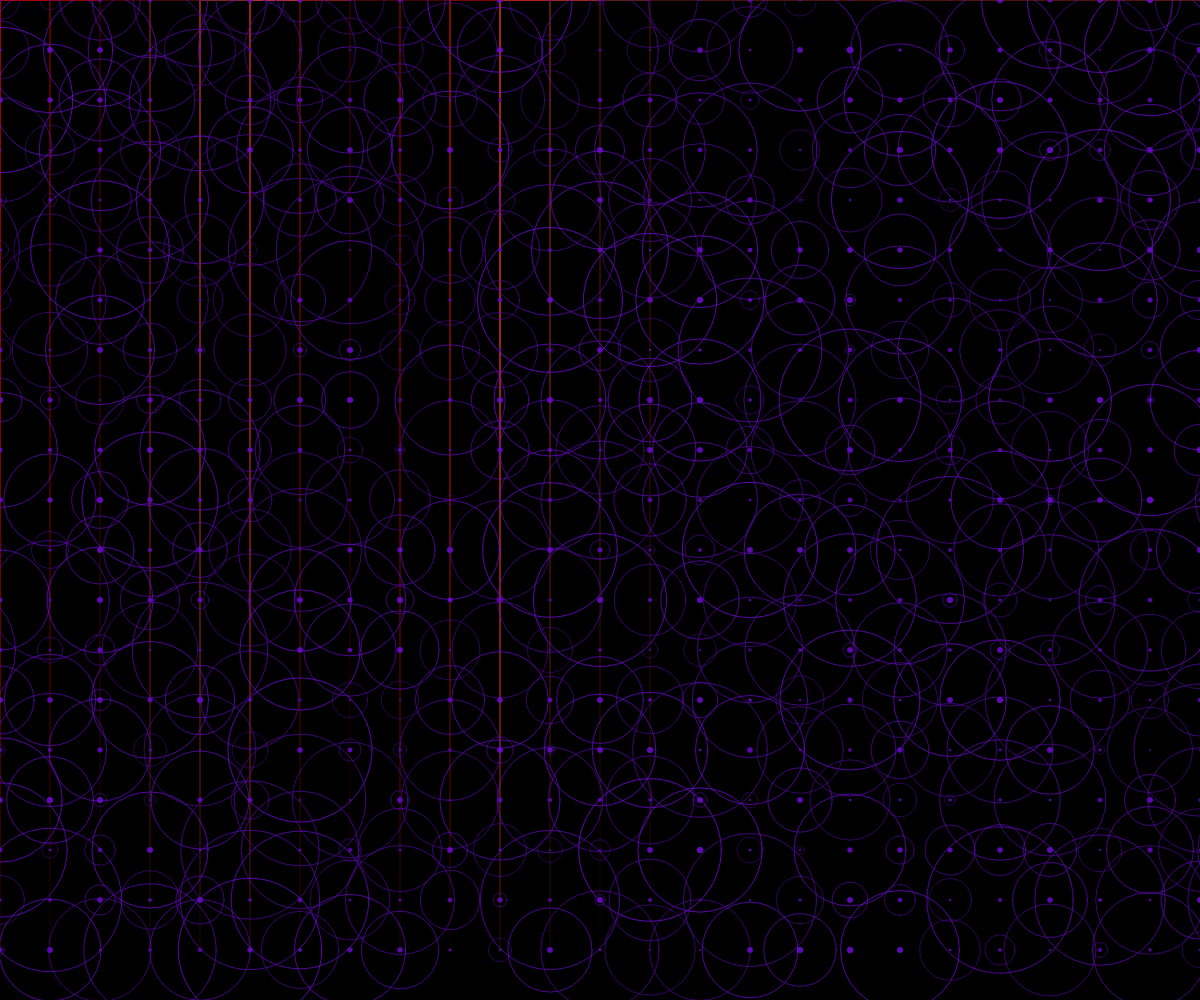
Frame 1 (no input)
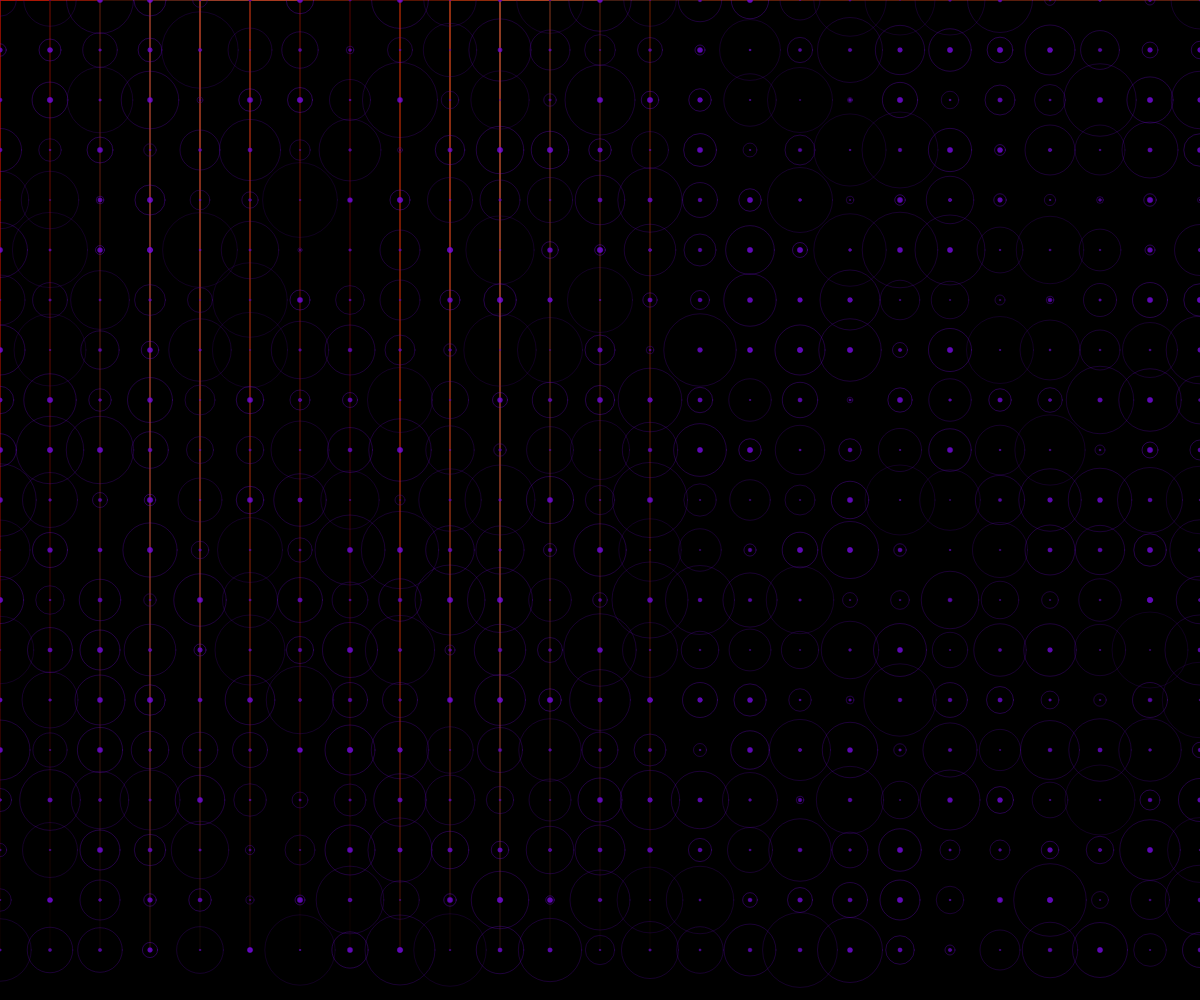
Frame 60 (no input)
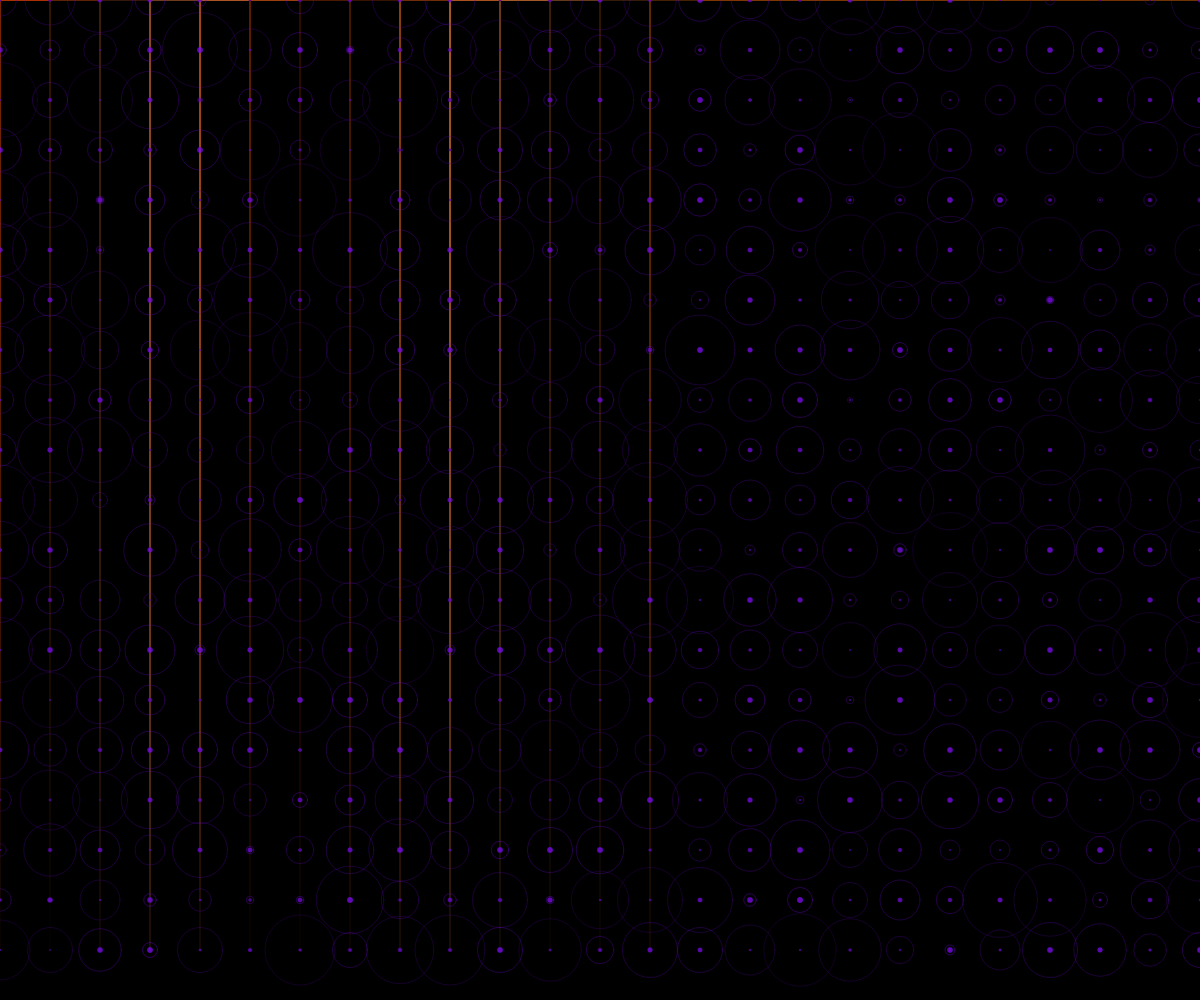
Frame 120 (the mouse pressed at the canvas centre since frame 60)

The p5.js sketch that drew these frames (run headless with seeded random() and noise() and a simulated clock; from frame 60 on, the mouse is pressed at the canvas centre):

// p5.js sketch
// ── sketch.js
let nodes = [];
let connections = [];
let time = 0;
let ringRadius = 0;
let maxRingRadius = 150;

function setup() {
  createCanvas(windowWidth, windowHeight);
  colorMode(HSB, 360, 100, 100, 1);
  
  // Create nodes in a regular grid pattern
  const nodeCount = 1200;
  const spacing = 50;
  const halfWidth = width / 2;
  const halfHeight = height / 2;
  
  for (let i = 0; i < nodeCount; i++) {
    const x = (i % 60 - 30) * spacing;
    const y = floor(i / 60) * spacing;
    
    nodes.push({ 
      x, 
      y, 
      phase: random(TWO_PI),
      lastPulseTime: random(1000)
    });
  }

  // Create horizontal and vertical connections only
  const maxConnections = 2500;
  let totalConnections = 0;

  for (let i = 0; i < nodes.length && totalConnections < maxConnections; i++) {
    const node = nodes[i];
    
    // Connect to nearby nodes in same row or column
    for (let j = i + 1; j < nodes.length && totalConnections < maxConnections; j++) {
      const otherNode = nodes[j];
      
      // Only connect horizontally or vertically
      if (node.x === otherNode.x || node.y === otherNode.y) {
        connections.push({ a: i, b: j });
        totalConnections++;
      }
    }
  }
}

function draw() {
  background(0);
  time += 0.01;

  // Draw all connections at once
  strokeWeight(0.6);
  
  beginShape(LINES);
  for (let i = 0; i < connections.length; i++) {
    const c = connections[i];
    const a = nodes[c.a];
    const b = nodes[c.b];
    
    // Asynchronous pulsing glow effect
    const pulseA = sin(time * 2 + a.phase) * 0.4 + 0.6;
    const pulseB = sin(time * 2 + b.phase) * 0.4 + 0.6;
    
    // Average pulse for the connection
    const avgPulse = (pulseA + pulseB) / 2;
    
    // Color based on position and time
    const hue = (time * 15 + a.x * 0.01 + a.y * 0.01) % 360;
    const sat = 85 + sin(time + i * 0.02) * 15;
    const bright = 45 + sin(time * 0.7 + i * 0.03) * 25;
    
    stroke(hue, sat, bright, avgPulse * 0.7);
    
    vertex(a.x, a.y);
    vertex(b.x, b.y);
  }
  endShape();

  // Draw nodes with asynchronous violet pulse and ring effect
  noStroke();
  for (let i = 0; i < nodes.length; i++) {
    const n = nodes[i];
    
    const pulse = sin(time * 2 + n.phase) * 0.5 + 0.5;
    const size = 1.5 + pulse * 4;
    
    // Use a deep violet color for all nodes
    const hue = 270; // Deep violet
    const sat = 95;
    const bright = 60 + pulse * 30;
    
    fill(hue, sat, bright, 0.8);
    ellipse(n.x, n.y, size);
    
    // Draw expanding ring from node
    const timeSincePulse = millis() - n.lastPulseTime;
    if (timeSincePulse > 500) {
      n.lastPulseTime = millis();
      ringRadius = 0;
    }
    
    if (timeSincePulse < 1000) {
      // Draw the expanding ring
      const ringAlpha = map(timeSincePulse, 0, 1000, 0.8, 0);
      const ringSize = map(timeSincePulse, 0, 1000, 0, maxRingRadius);
      
      stroke(hue, sat, bright, ringAlpha * 0.5);
      strokeWeight(1);
      noFill();
      ellipse(n.x, n.y, ringSize);
    }
  }
}

function windowResized() {
  resizeCanvas(windowWidth, windowHeight);
}
